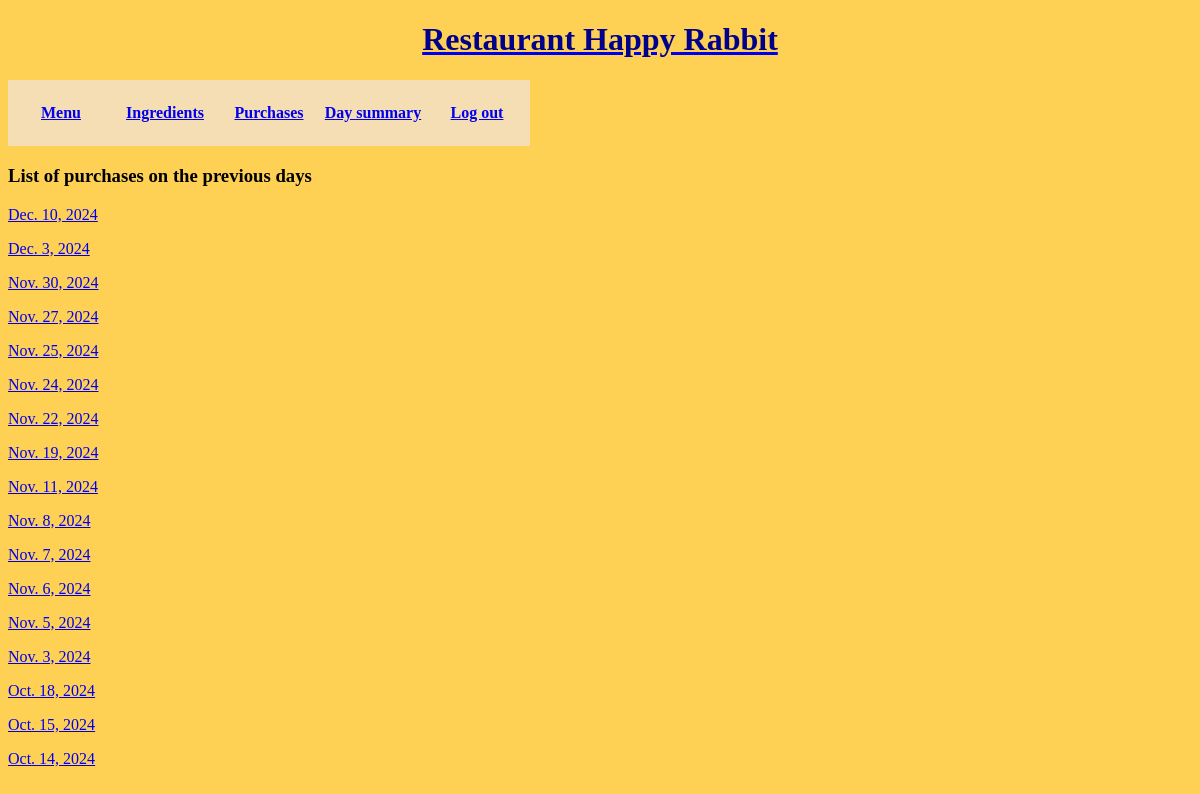
The app's page / (signed in), older data.
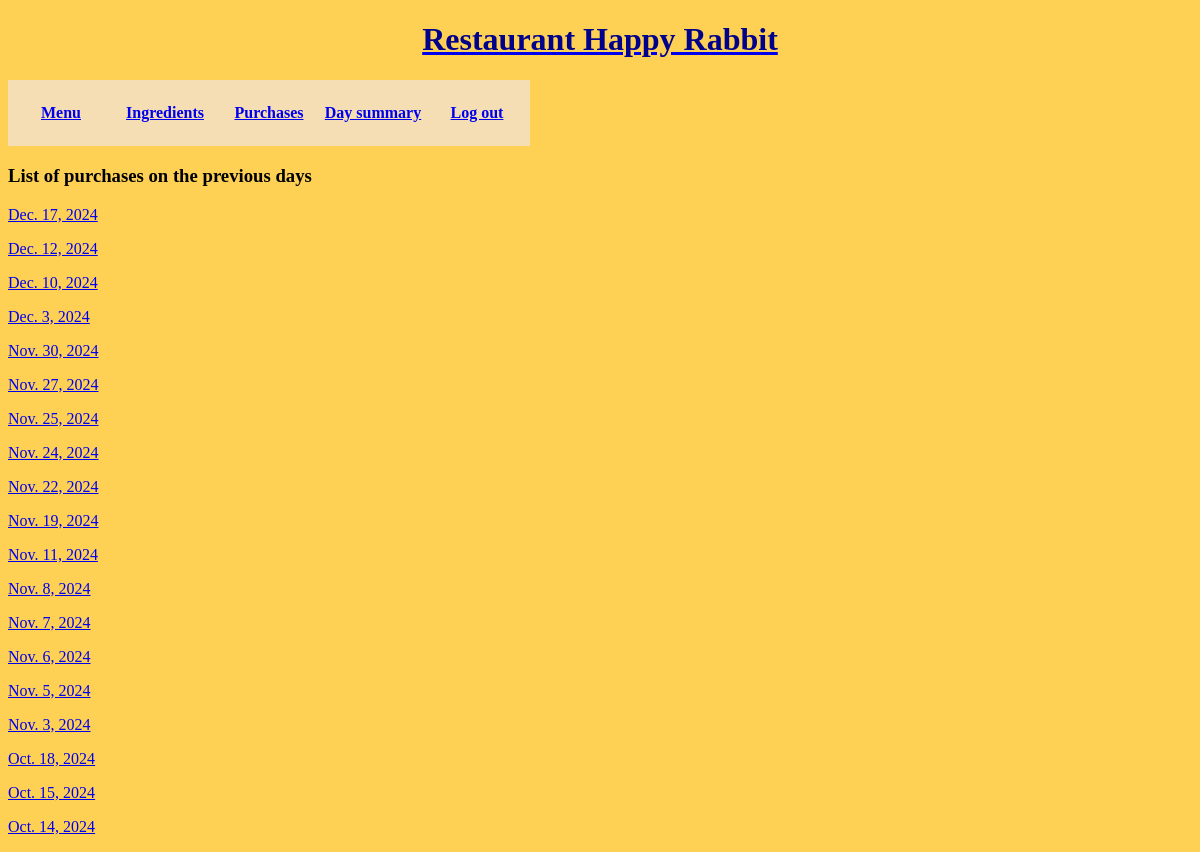
The same page, newer data.
### Inventory/models.py (models this page shows, shortened)
class Day(models.Model):
    date = models.DateField(auto_now_add=True, unique=True)
    is_open = models.BooleanField(default=True)
    today_ingredients = models.ManyToManyField(Ingredient)
    num_purchases = models.FloatField(default=0.0)
    total_cost = models.FloatField(default=0.0)
    total_revenue = models.FloatField(default=0.0)

### Inventory/views.py (the view)
# urls.py: path('',views.HomeView.as_view(), name='home'),
class HomeView(TemplateView):
    template_name = 'Inventory/home.html'
    model = Day
    def get_context_data(self):
        context = super().get_context_data()
        context['days'] = Day.objects.order_by('-pk')
        return context

### Inventory/templates/Inventory/home.html (shortened to what this page needs)
{% extends 'Inventory/base.html' %}
{% load static %}
{% block content %}
{% if user.is_authenticated %}
<h3>List of purchases on the previous days</h3>
    {% for day in days %}
        {% if day.is_open == False %}
        <p><a href="{% url 'purchasesbyday' day.id %}">{{ day.date }}</a></p>
        {% endif %}
    {% endfor %}
{% else %}
<p>Please <a href="{% url 'login' %}">login</a> or <a href="{% url 'signup' %}">sign up</a> to see
the avaliable ingredients and purchases made</p>
{% endif %}
{% endblock %}

Row changes from the older to the newer data that the page shows:
added Day: date "Dec. 17, 2024"
now on this page (row edited): Day: date "Dec. 12, 2024"
